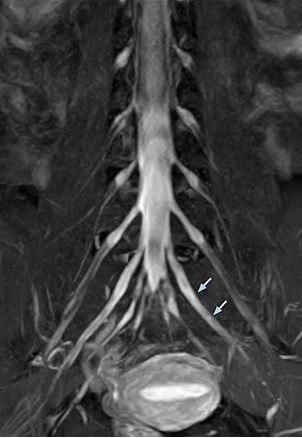
#> input picture 5.jpg, 302 x 438 px, found by its file name
$ python blurr.py
#> lines starting #> are read from the running program, lines starting #| are printed output that depends on the picture
#!/usr/bin/env python3
# -*- coding: utf-8 -*-
"""
Created on Mon Sep  4 11:31:08 2023

@author: bmiit202006100110116
"""

import cv2
import numpy as np
from matplotlib import pyplot as plt


# Read the image
img_noisy1 = cv2.imread('/bmiit/stud/202006100110116/Desktop/116/5.jpg', 1)
#> img_noisy1 is the input picture: shape (438, 302, 3); mean B, G, R 64.5, 64.5, 64.5

kernal = np.ones((5,5),np.float32)/25
kernal1 = np.ones((3,3),np.float32)/9

sfilter = np.array([[0,-1,0],
                    [-1,5,-1],
                    [0,-1,0]])

blurred=cv2.filter2D(img_noisy1,-1,kernal1)
blurred1=cv2.filter2D(blurred,-1,sfilter)
blurred2=cv2.filter2D(blurred1,-1,kernal1)
blurred3=cv2.filter2D(blurred2,-1,sfilter)
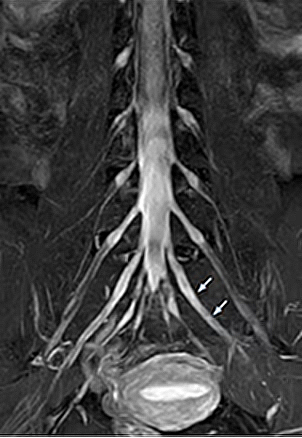
#> blurred3: shape (438, 302, 3); mean B, G, R 64.7, 64.6, 64.6

cv2.imshow("original",img_noisy1)
cv2.imshow("blurred",blurred)
cv2.imshow("blurred1",blurred1)
cv2.imshow("blurred2",blurred2)
cv2.imshow("blurred3",blurred3)

cv2.waitKey(0)
cv2.destroyAllWindows()

$ run again, with 4.jpg copied over 5.jpg
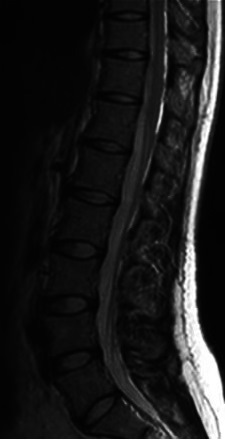
#> input picture 4.jpg, 225 x 440 px, found by its file name
#> img_noisy1 is the input picture: shape (440, 225, 3); min 0, max 255, mean 27.1
#> `blurred3=cv2.filter2D(blurred2,-1,sfilter)`:
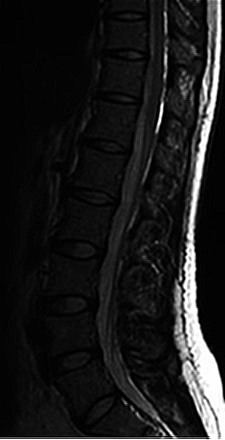
#> blurred3: shape (440, 225, 3); min 0, max 255, mean 27.2
